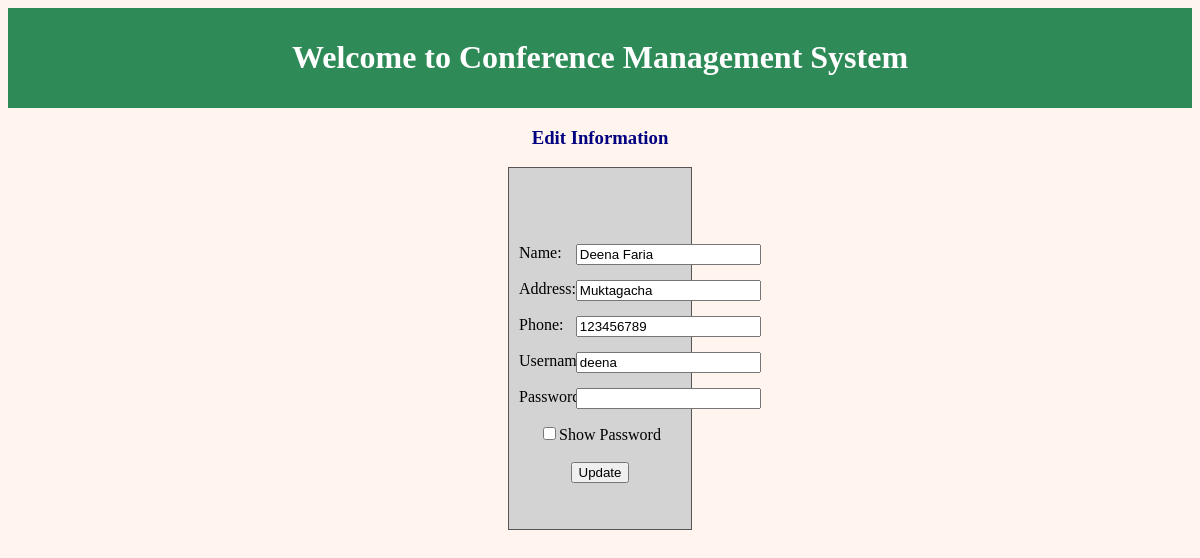
Screenshot of /Admin/edit.php?id=1 (signed in) with the database file from the repository.
### tables this page shows
CREATE TABLE `register` (
  `id` int(10) NOT NULL,
  `name` varchar(255) NOT NULL,
  `address` varchar(255) NOT NULL,
  `phone` int(255) NOT NULL,
  `username` varchar(255) NOT NULL,
  `password` varchar(255) NOT NULL
);

### Admin/edit.php (the view, shortened to what this page needs)
<?php
include("config.php");
?>
<?php
$id = $_GET['id'];
$result = mysqli_query($conn, "SELECT * FROM register WHERE id=$id");
while($res = mysqli_fetch_array($result))
{
    $name = $res['name'];
	$address=$res['address'];
    $phone = $res['phone'];
    $uname = $res['username'];
}
?>
<html>
<head>
  <link rel="stylesheet" type="text/css" href="style.css" >
  <div class="header">
<h1>Welcome to Conference Management System</h1>
</div>
<center><h3>Edit Information</h3></center>
</head>
<body>
    <div class = "body_sec">
        <section id="Content">
		<center>
		<div class="regi">
           <div class="form">
		      <form name="form1" method="post" action="edit.php">
                <br><br>
               <div class="label"> Name:</div>
                <div class="input"><input type="text" name="name" id="name" required value="<?php echo $name;?>"></div><br><br>
                <div class="label">Address:</div>
               <div class="input"> <input type="text" name="address" id="address" required value="<?php echo $address;?>"></div><br><br>
               <div class="label"> Phone:</div>
                <div class="input"><input type="text" name="phone" id="phone" required value="<?php echo $phone;?>"></div><br><br>
                <div class="label">Username:</div>
                <div class="input"><input type="text" name="uname" id="uname" required value="<?php echo $uname;?>"></div><br><br>
				<div class="label">Password:</div>
                <div class="input"><input type="password" name="pass" id="pass" pattern=".{6,}" required title="6 characters minimum"></div><br><br>
				<input type="checkbox" onclick="show()">Show Password
				<br><br>
                <input type="submit" name="update" value="Update">
				</form>
				</div>
	</center>
        </section>
    </div>
</body>
</html>

### Admin/style.css (style rules this page uses)
.header { background-color:SeaGreen; text-align:center; color:white; padding-top:10px; padding-left:10px; padding-right:10px; padding-bottom:10px; }
.regi { text-align:center; background-color:lightgray; margin-left:500px; margin-right:500px; padding-top:40px; padding-left:10px; padding-right:10px; padding-bottom:30px; border: 1px solid #555; }
.label { float:left; width:32%; text-align:left; margin-right:5px; }
.input { float:left; width:55%; }
h3 { color:navy; text-align:center; }
body { background-color:SeaShell; }

### rows the page displays
register: name "Deena Faria", address "Muktagacha", phone "123456789", uname "deena"
